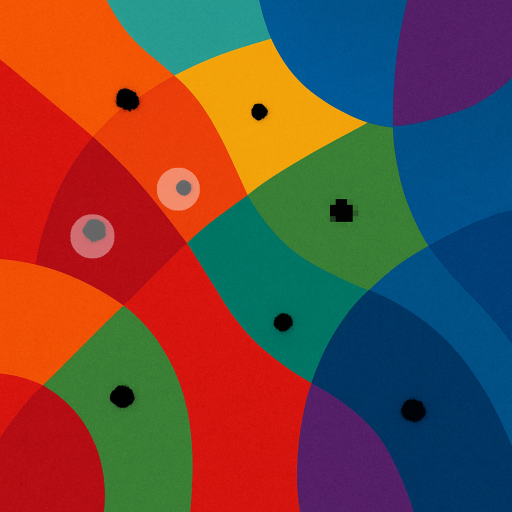
#> input picture v.0.1/labeled_advanced_output.png, 1024 x 1024 px (shown at 1/2 size)
$ python advanced_labeled_editor.py labeled_advanced_output.png
#> lines starting #> are read from the running program, lines starting #| are printed output that depends on the picture; after the words box and inside, x2 and y2 are one past the last pixel; in counts of white or black regions, pixels touching at a corner belong together
#!/usr/bin/env python3
"""
Advanced Labeled Circle Editor - Multiple effects with text labels
Optimized with comprehensive labeling support
"""

import cv2
import numpy as np
from pathlib import Path
from enum import Enum
import argparse
import json
from openpyxl import Workbook


class EditMode(Enum):
    """Available editing modes"""
    HIGHLIGHT = "highlight"
    BLUR = "blur"
    PIXELATE = "pixelate"
    DARKEN = "darken"
    GRAYSCALE = "grayscale"
    INVERT = "invert"
    OUTLINE = "outline"


class AdvancedLabeledEditor:
    """Advanced editor with multiple effects and labeling"""

    def __init__(self, image_path):
#> called with image_path = 'labeled_advanced_output.png'
        self.original_image = cv2.imread(str(image_path))
#> self.original_image is the input picture: shape (1024, 1024, 3); mean B, G, R 63.3, 72.9, 110.6
        if self.original_image is None:
            raise ValueError(f"Could not load image: {image_path}")

        self._scale_image()

        self.display_image = self.scaled_image.copy()
        self.output_image = self.scaled_image.copy()
        self.circles = []
        self.drawing = False
        self.center = None
        self.current_radius = 0
        self.current_label = ""
        self.label_input_mode = False

        # Current editing mode
        self.current_mode = EditMode.HIGHLIGHT

        # Effect parameters
        self.blur_kernel = 25
        self.pixelate_size = 10
        self.highlight_alpha = 0.4

        # Label settings
        self.label_font = cv2.FONT_HERSHEY_SIMPLEX
        self.label_scale = 0.5
        self.label_thickness = 1
        self.show_labels = True

        # Mode colors
        self.mode_colors = {
            EditMode.HIGHLIGHT: (0, 255, 0),
            EditMode.BLUR: (255, 0, 0),
            EditMode.PIXELATE: (0, 0, 255),
            EditMode.DARKEN: (128, 128, 128),
            EditMode.GRAYSCALE: (200, 200, 200),
            EditMode.INVERT: (255, 255, 0),
            EditMode.OUTLINE: (0, 255, 255),
        }

        # Window setup
        self.window_name = "Advanced Labeled Editor"
        cv2.namedWindow(self.window_name)
        cv2.setMouseCallback(self.window_name, self._mouse_callback)

        self._print_instructions()

    def _print_instructions(self):
        """Print usage instructions"""
        print("\n" + "="*70)
        print("ADVANCED LABELED CIRCLE EDITOR")
        print("="*70)
        print("\nWorkflow:")
        print("  1. Select editing mode (1-7)")
        print("  2. Click and drag to draw circle")
        print("  3. Type label for the object")
        print("  4. Press ENTER to confirm")
        print("\nEditing Modes:")
        for idx, mode in enumerate(EditMode, 1):
            print(f"  {idx}: {mode.value.upper()}")
        print("\nControls:")
        print("  1-7       - Switch editing mode")
        print("  S         - Save output image and labels")
        print("  C         - Clear all circles")
        print("  U         - Undo last circle")
        print("  L         - List all labeled objects")
        print("  E         - Edit label of last circle")
        print("  T         - Toggle label visibility")
        print("  ENTER     - Confirm label (during input)")
        print("  ESC       - Skip label (during input)")
        print("  Q         - Quit application")
        print("="*70 + "\n")

    def _scale_image(self):
        """Scale image for display if needed"""
        max_height = 900
        max_width = 1400

        height, width = self.original_image.shape[:2]
#> height = 1024; width = 1024
        self.scale_factor = 1.0

        if height > max_height or width > max_width:
            scale_h = max_height / height
#> scale_h = 0.879
            scale_w = max_width / width
#> scale_w = 1.37
            self.scale_factor = min(scale_h, scale_w)
#> self.scale_factor = 0.879

            new_width = int(width * self.scale_factor)
#> new_width = 900
            new_height = int(height * self.scale_factor)
#> new_height = 900

            self.scaled_image = cv2.resize(
                self.original_image,
                (new_width, new_height),
                interpolation=cv2.INTER_AREA
            )
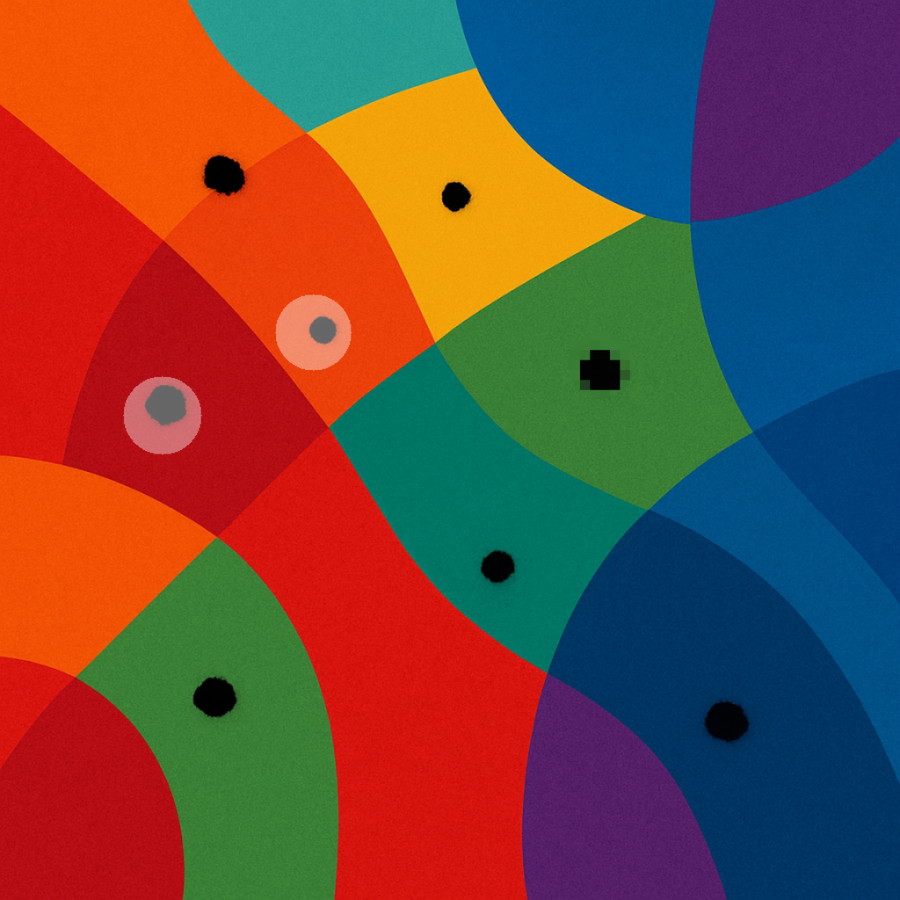
#> self.scaled_image: shape (900, 900, 3); mean B, G, R 63.3, 72.9, 110.6
        else:
            self.scaled_image = self.original_image.copy()

    # [159 lines left out: functions _mouse_callback, _enter_label_input_mode, _exit_label_input_mode, _apply_effect, _apply_all_effects, _draw_label, not called in this run]

    def _update_display(self):
        """Update display"""
        self.display_image = self.output_image.copy()

        # Draw labels
        for idx, circle in enumerate(self.circles):
            self._draw_label(self.display_image, circle, idx + 1)

        # Draw current circle
        if self.drawing and self.current_radius > 0:
            color = self.mode_colors[self.current_mode]
            cv2.circle(self.display_image, self.center,
                      self.current_radius, color, 2)

        # Draw UI
        self._draw_ui()
        cv2.imshow(self.window_name, self.display_image)

    # [44 lines left out: functions _update_display_with_input, _draw_input_box, not called in this run]

    def _draw_ui(self):
        """Draw UI overlay"""
        overlay = self.display_image.copy()

        # Mode indicator
        mode_text = f"Mode: {self.current_mode.value.upper()}"
        cv2.rectangle(overlay, (10, 10), (300, 55), (0, 0, 0), -1)
        cv2.rectangle(overlay, (10, 10), (300, 55),
                     self.mode_colors[self.current_mode], 2)
        cv2.putText(overlay, mode_text, (20, 38),
                   cv2.FONT_HERSHEY_SIMPLEX, 0.6, (255, 255, 255), 2)

        # Status
        status = f"Objects: {len(self.circles)} | Labels: {'ON' if self.show_labels else 'OFF'}"
        h = self.display_image.shape[0]
#> h = 900
        cv2.putText(overlay, status, (10, h - 15),
                   cv2.FONT_HERSHEY_SIMPLEX, 0.5, (255, 255, 255), 1)
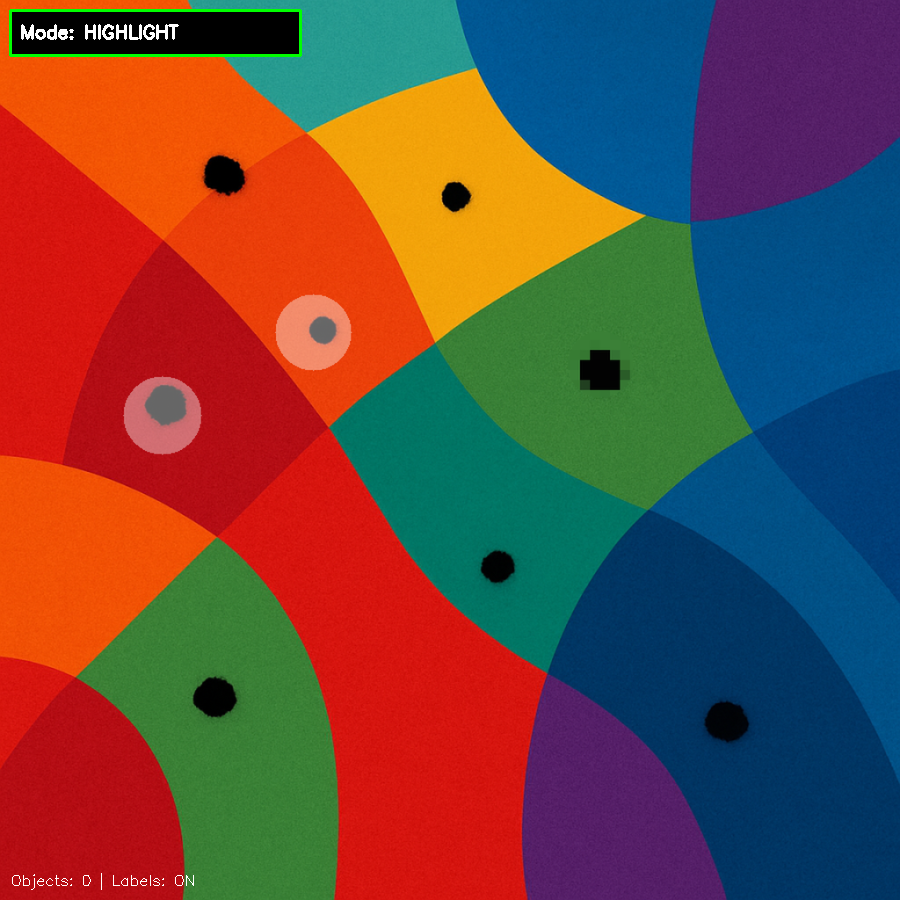
#> overlay: shape (900, 900, 3); mean B, G, R 62.9, 72.2, 107.9

        cv2.addWeighted(overlay, 0.7, self.display_image, 0.3, 0, self.display_image)
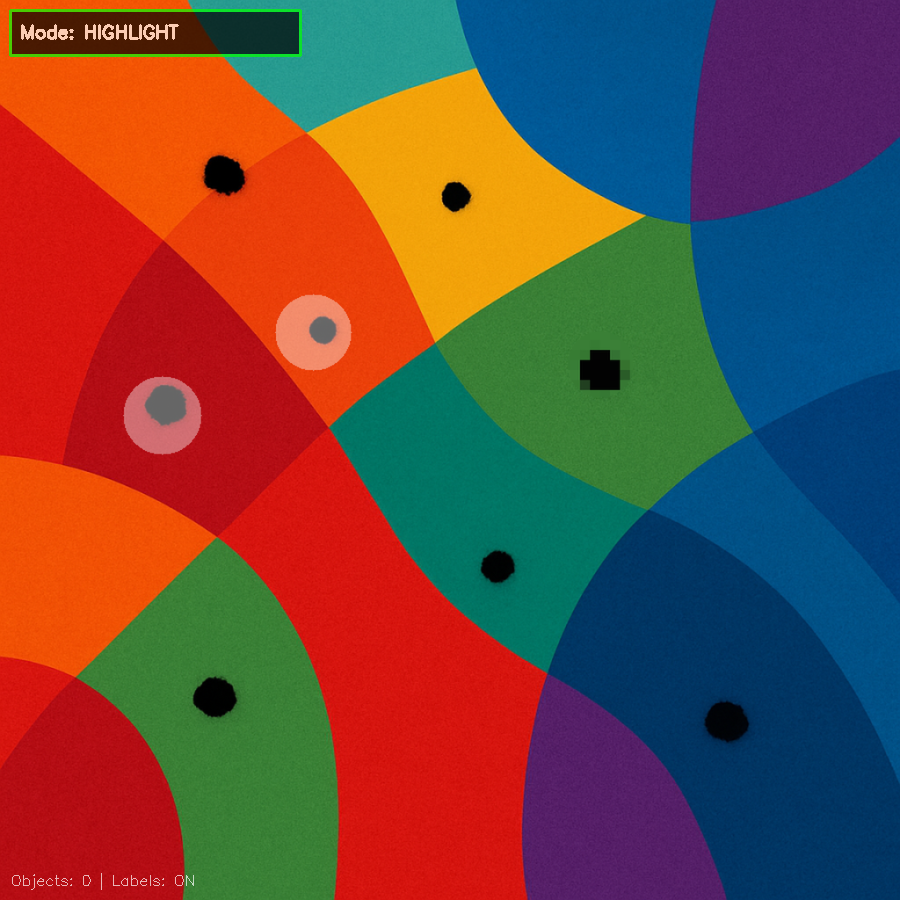
#> self.display_image: shape (900, 900, 3); 1.78% of pixels changed, all inside (x1, y1, x2, y2) = (9, 9, 302, 890)

    # [133 lines left out: functions _list_labels, _edit_last_label, _save_excel_summary, save_output, not called in this run]

    def run(self):
        """Main loop"""
        self._update_display()

        while True:
            key = cv2.waitKey(1) & 0xFF
#> (key q is pressed here)

            if self.label_input_mode:
                if key == 27:  # ESC
                    self._exit_label_input_mode(save=False)
                elif key == 13:  # ENTER
                    self._exit_label_input_mode(save=True)
                elif key == 8:  # BACKSPACE
                    self.current_label = self.current_label[:-1]
                    self._update_display_with_input()
                elif 32 <= key <= 126:
                    self.current_label += chr(key)
                    self._update_display_with_input()
                continue

            if key == ord('q'):
                break
            elif key == ord('s'):
                self.save_output("labeled_advanced_output.png")
            elif key == ord('c'):
                self.circles.clear()
                self.output_image = self.scaled_image.copy()
                self._update_display()
                print("✓ Cleared all")
            elif key == ord('u'):
                if self.circles:
                    removed = self.circles.pop()
                    label = removed['label'] if removed['label'] else "(unlabeled)"
                    print(f"✓ Removed: {label}")
                    self._apply_all_effects()
                    self._update_display()
            elif key == ord('l'):
                self._list_labels()
            elif key == ord('e'):
                self._edit_last_label()
            elif key == ord('t'):
                self.show_labels = not self.show_labels
                print(f"✓ Labels: {'ON' if self.show_labels else 'OFF'}")
                self._update_display()
            elif ord('1') <= key <= ord('7'):
                modes = list(EditMode)
                self.current_mode = modes[key - ord('1')]
                print(f"✓ Mode: {self.current_mode.value.upper()}")
                self._update_display()

        cv2.destroyAllWindows()

def main():
    parser = argparse.ArgumentParser(
        description="Advanced Labeled Circle Editor"
    )
    parser.add_argument("image", type=str, help="Input image path")
    parser.add_argument("--output", "-o", type=str,
                       default="labeled_advanced_output.png",
                       help="Output image path")

    args = parser.parse_args()

    try:
        editor = AdvancedLabeledEditor(args.image)
        editor.run()

        if editor.circles:
            editor.save_output(args.output)
        else:
            print("No objects marked.")

    except Exception as e:
        print(f"Error: {e}")
        return 1

    return 0


if __name__ == "__main__":
    exit(main())
#> (the program exits here)
